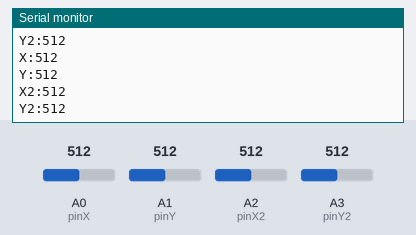
Simulated run of this sketch. Board: Arduino Uno, built with avr-gcc and run on an emulated ATmega328P. On the bench: the last lines printed to the serial monitor. Inputs (shaded band) come from the test bench; at power-on: A0 (pinX) = 512, A1 (pinY) = 512, A2 (pinX2) = 512, A3 (pinY2) = 512.

Above: at 1.2 s.
1.3 s: A0 (pinX) set to 716
2.8 s: A1 (pinY) set to 716
At 3.21 s:
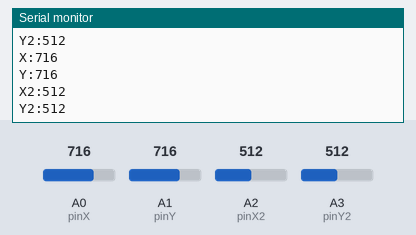
4.3 s: A2 (pinX2) set to 716
At 4.56 s:
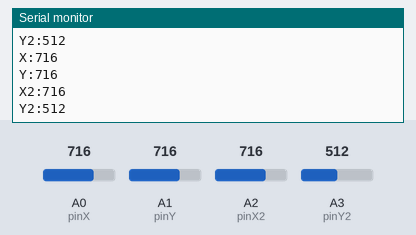
5.8 s: A3 (pinY2) set to 716
At 6.19 s:
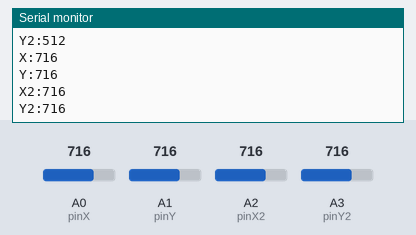
7.3 s: A0 (pinX) set to 992
8.8 s: A1 (pinY) set to 992
At 9.17 s:
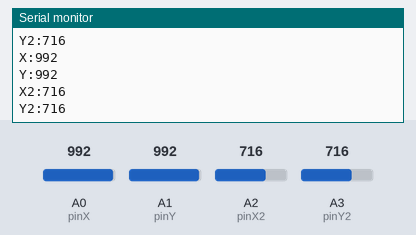
Timing chart, 0 to 11.3 s (numbered marks = the images above; inputs shaded):
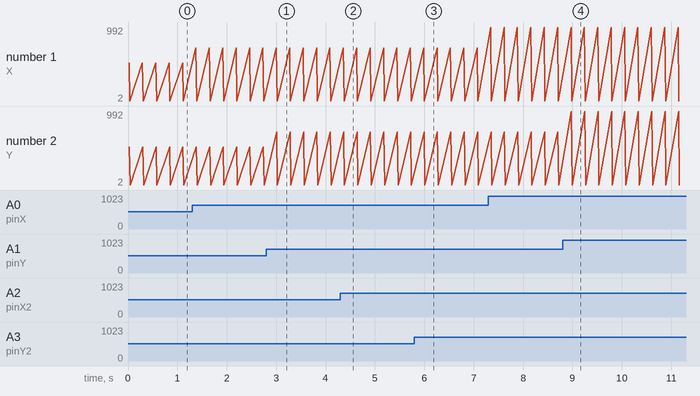

The sketch:

prueba_jostyck2.ino.ino
```cpp
int pinX    = A0;
int pinY    = A1;
int pinX2   = A2;
int pinY2   = A3;

const int R = 250;
const int L = 5;

void setup() {

  Serial.begin(9600);

}

void loop() {

  int Xv   = 0;
  int Yv   = 0;
  int X2v  = 0;
  int Y2v  = 0;


  Xv   = analogRead(pinX);
  delay(L);
  X2v  = analogRead(pinX2);
  delay(L);
  Yv   = analogRead(pinY);
  delay(L);
  Y2v  = analogRead(pinY2);
  delay(L);

  Serial.print("X:");
  Serial.println(Xv);
  Serial.print("Y:");
  Serial.println(Yv);
  Serial.print("X2:");
  Serial.println(X2v);
  Serial.print("Y2:");
  Serial.println(Y2v);
  delay(R);
}
```

Measured:
- after the input at 2.8 s, the serial monitor: prints a new line after 0.21 s (image 1)
- after the input at 4.3 s, the serial monitor: prints a new line after 0.08 s (image 2)
- after the input at 5.8 s, the serial monitor: prints a new line after 0.21 s (image 3)
- after the input at 8.8 s, the serial monitor: prints a new line after 0.18 s (image 4)
